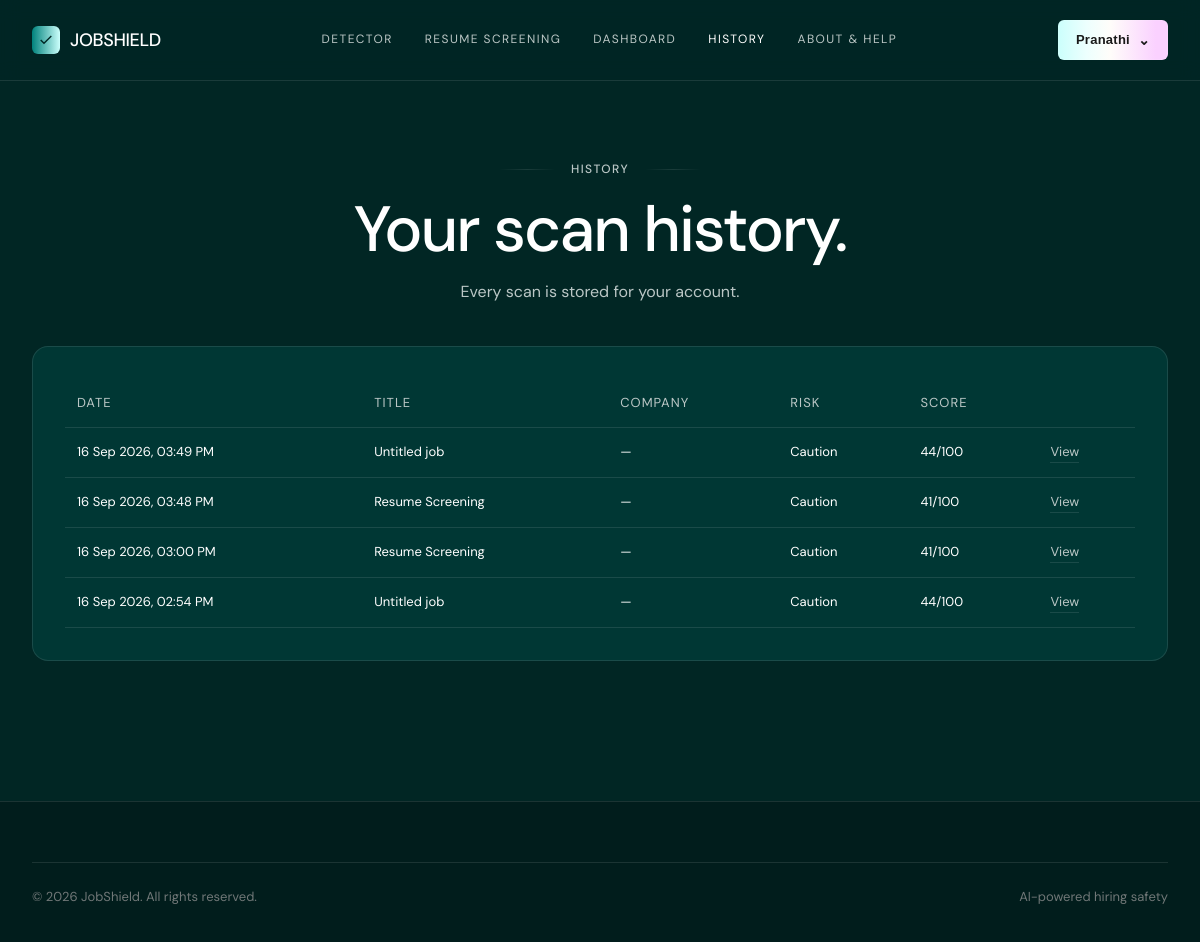
Screenshot of /history (signed in) with the database file from the repository.
### models.py (models this page shows, shortened)
class User(UserMixin, db.Model):
    __tablename__ = "users"
    id = db.Column(db.Integer, primary_key=True)
    email = db.Column(db.String(255), unique=True, nullable=False, index=True)
    username = db.Column(db.String(80), unique=True, nullable=True, index=True)
    password_hash = db.Column(db.String(255), nullable=True)
    google_id = db.Column(db.String(255), unique=True, nullable=True, index=True)
    needs_username = db.Column(db.Boolean, default=False, nullable=False)
    is_admin = db.Column(db.Boolean, default=False, nullable=False)
    created_at = db.Column(db.DateTime, default=datetime.utcnow, nullable=False)
    scans = db.relationship(
        "Scan",
        backref="user",
        lazy=True,
        cascade="all, delete-orphan"
    )
    profile = db.relationship(
        "UserProfile",
        backref="user",
        uselist=False,
        lazy=True,
        cascade="all, delete-orphan"
    )

class Scan(db.Model):
    __tablename__ = "scans"
    id = db.Column(db.Integer, primary_key=True)
    user_id = db.Column(
        db.Integer,
        db.ForeignKey("users.id"),
        nullable=False,
        index=True
    )
    created_at = db.Column(
        db.DateTime,
        default=datetime.utcnow,
        nullable=False,
        index=True
    )
    job_title = db.Column(
        db.String(255),
        nullable=False,
        default="Untitled job"
    )
    company_name = db.Column(
        db.String(255),
        nullable=True
    )
    score = db.Column(
        db.Integer,
        nullable=False,
        default=0
    )
    risk = db.Column(
        db.String(50),
        nullable=False,
        default="Caution"
    )
    result_json = db.Column(
        db.Text,
        nullable=False
    )

### app.py (the view)
@app.route("/history")
@login_required
def history():
    scans = (
        Scan.query
        .filter_by(user_id=current_user.id)
        .order_by(Scan.created_at.desc())
        .all()
    )
    return render_template(
        "history.html",
        title="History",
        active="history",
        history=scans,
    )

### models.py (called while the page is built)
@login_manager.user_loader
def load_user(user_id):
    try:
        return db.session.get(User, int(user_id))
    except (TypeError, ValueError):
        return None

### templates/history.html (shortened to what this page needs)
{% extends 'base.html' %}
{% block content %}
<main class="page">
  <div class="wrap">
    <div class="page-head">
      <div class="eyebrow">History</div>
      <h1>Your scan history.</h1>
      <p>Every scan is stored for your account.</p>
    </div>
    {% if selected_scan %}
    <div class="history-result-card">
      <div class="result-card-top">
        <div>
          <div class="eyebrow">Saved Result</div>
          <h2>
            {{ selected_scan.job_title }}
          </h2>
          {% if selected_scan.company_name %}
            <p class="result-company">
              {{ selected_scan.company_name }}
            </p>
          {% else %}
            <p class="result-company">
              Company not provided
            </p>
          {% endif %}
        </div>
        <a class="back-link" href="/history">
          ← Back
        </a>
      </div>
      <div class="score-card">
        <div class="score-header">
          <div>
            <span class="score-label">Safety Score</span>
            <div class="score-value">
              {{ selected_scan.score }}
              <span>/100</span>
            </div>
          </div>
          <div class="risk-badge risk-{{ selected_scan.risk|lower }}">
            {{ selected_scan.risk }}
          </div>
        </div>
        <div class="progress-section">
          <div class="progress-labels">
            <span>Risk / Safety level</span>
            <span>{{ selected_scan.score }}%</span>
          </div>
          <div class="progress-track">
            <div
              class="progress-fill"
              style="width: {{ [selected_scan.score, 100]|min }}%;"
            ></div>
          </div>
        </div>
      </div>
      {% if selected_result %}
      <div class="details-card">
        {% set actual_result = selected_result.get('result', selected_result) %}
        {% if actual_result.get('summary') %}
        <div class="detail-section">
          <h3>Summary</h3>
          <p>{{ actual_result.get('summary') }}</p>
        </div>
        {% endif %}
        {% if actual_result.get('checks') %}
        <div class="detail-section">
          <h3>Checks</h3>
          <div class="detail-list">
            {% for check in actual_result.get('checks', []) %}
              <div class="detail-item">
                {{ check }}
              </div>
            {% endfor %}
          </div>
        </div>
        {% endif %}
        {% if actual_result.get('suspicious_signals') %}
        <div class="detail-section">
          <h3>Suspicious Signals</h3>
          <div class="detail-list">
            {% for signal in actual_result.get('suspicious_signals', []) %}
              <div class="detail-item">
                {{ signal }}
              </div>
            {% endfor %}
          </div>
        </div>
        {% endif %}
        {% if actual_result.get('safe_signals') %}
        <div class="detail-section">
          <h3>Safe Signals</h3>
          <div class="detail-list">
            {% for signal in actual_result.get('safe_signals', []) %}
              <div class="detail-item">
                {{ signal }}
              </div>
            {% endfor %}
          </div>
        </div>
        {% endif %}
        {% if actual_result.get('evidence') %}
        <div class="detail-section">
          <h3>Evidence</h3>
          <p>{{ actual_result.get('evidence') }}</p>
        </div>
        {% endif %}
        {% if actual_result.get('next_steps') %}
        <div class="detail-section">
          <h3>Next Steps</h3>
          <div class="detail-list">
            {% for step in actual_result.get('next_steps', []) %}
              <div class="detail-item">
                {{ step }}
              </div>
            {% endfor %}
          </div>
        </div>
        {% endif %}
        {% if actual_result.get('relevancy_score') is not none %}
        <div class="detail-section">
          <h3>Resume Relevancy</h3>
          <div class="resume-score-row">
            <strong>
              {{ actual_result.get('relevancy_score') }}%
            </strong>
            <span>
              {{ actual_result.get('keyword_total', 0) }}
              keywords analyzed
            </span>
          </div>
          <div class="progress-track resume-progress">
            <div
              class="progress-fill"
              style="width: {{ [actual_result.get('relevancy_score', 0), 100]|min }}%;"
            ></div>
          </div>
        </div>
        {% endif %}
        {% if actual_result.get('matched_keywords') %}
        <div class="detail-section">
          <h3>Matched Keywords</h3>
          <div class="keyword-list">
            {% for keyword in actual_result.get('matched_keywords', []) %}
              <span class="keyword">{{ keyword }}</span>
            {% endfor %}
          </div>
        </div>
        {% endif %}
        {% if actual_result.get('missing_keywords') %}
        <div class="detail-section">
          <h3>Missing Keywords</h3>
          <div class="keyword-list">
            {% for keyword in actual_result.get('missing_keywords', []) %}
              <span class="keyword missing">{{ keyword }}</span>
            {% endfor %}
          </div>
        </div>
        {% endif %}
      </div>
      {% endif %}
    </div>
    {% else %}
    <div class="panel">
      {% if history %}
      <table class="history-table">
        <thead>
          <tr>
            <th>Date</th>
            <th>Title</th>
            <th>Company</th>
            <th>Risk</th>
            <th>Score</th>
            <th></th>
          </tr>
        </thead>
        <tbody>
          {% for x in history %}
          <tr>
            <td>
              {{ x.created_at.strftime('%d %b %Y, %I:%M %p') }}
            </td>
            <td>
              {{ x.job_title }}
            </td>
            <td>
              {{ x.company_name or '—' }}
            </td>
            <td>
              {{ x.risk }}
            </td>
            <td>
              {{ x.score }}/100
            </td>
            <td>
              <a
                class="btn-ghost"
                href="{{ url_for('history_detail', scan_id=x.id) }}"
              >
                View
              </a>
            </td>
          </tr>
          {% endfor %}
        </tbody>
      </table>
      {% else %}
      <div class="notice">
        No scans yet. Run your first check from Detector or Resume Screening.
      </div>
      {% endif %}
    </div>
    {% endif %}
  </div>
</main>
{% endblock %}

### templates/base.html (shortened to what this page needs)
<!doctype html>
<html lang="en">
<head>
  <link rel="stylesheet" href="{{ url_for('static', filename='css/style.css') }}">
</head>
<body>
<header class="nav">
  <div class="wrap">
    <a href="/" class="logo"><span class="mark"><svg viewBox="0 0 24 24" fill="none" stroke="#012624" stroke-width="2"><path d="M4 12l5 5L20 6"/></svg></span>JOBSHIELD</a>
    <nav class="links">
      <a href="/detector" class="{{ 'active' if active=='detector' else '' }}">Detector</a>
      <a href="/resume-screening" class="{{ 'active' if active=='resume' else '' }}">Resume Screening</a>
      <a href="/dashboard" class="{{ 'active' if active=='dashboard' else '' }}">Dashboard</a>
      <a href="/history" class="{{ 'active' if active=='history' else '' }}">History</a>
      <a href="/about-help" class="{{ 'active' if active=='help' else '' }}">About &amp; Help</a>
    </nav>
    {% if current_user.is_authenticated %}
      <div class="account-menu">
        <button type="button" class="btn btn-nav account-trigger" aria-expanded="false" aria-haspopup="true">
          {{ current_user.username or 'Account' }} <span class="account-chevron">⌄</span>
        </button>
      </div>
    {% else %}
      <a href="{{ url_for('auth.login') }}" class="btn btn-nav btn-nav-gradient">Get Started</a>
    {% endif %}
  </div>
</header>
{% block content %}{% endblock %}
<footer><div class="wrap"><div class="footer-bottom"><span>© 2026 JobShield. All rights reserved.</span><span>AI-powered hiring safety</span></div></div></footer>
</body>
</html>

### static/css/style.css (style rules this page uses)
:root { --liquid-abyss:#012624; --liquid-deep:#011d1c; --liquid-kelp:#003734; --liquid-mist:#edfffe; --platinum:#ffffff; --silver-mist:#bbc7c6; --ash:#f2f2f2; --slate-deep:#707777; --lavender:#fde9ff; --gradient-aurora:linear-gradient(90deg,rgb(203,255,252) 0%,rgb(237,255,254) 26.25%,rgb(255,253,250) 47.57%,rgb(250,209,255) 88.96%); --gradient-bio:linear-gradient(90deg,rgb(0,130,124) 0%,rgb(203,255,252) 100%); --hairline:rgba(255,255,255,.1); --font-display:'DM Sans',ui-sans-serif,system-ui,-apple-system,sans-serif; --font-ui:Arial,ui-sans-serif,system-ui,sans-serif; }
* { box-sizing:border-box;margin:0;padding:0 }
html { scroll-behavior:smooth }
body { background:var(--liquid-abyss); color:var(--platinum); font-family:var(--font-display); line-height:1.45; -webkit-font-smoothing:antialiased }
a { color:inherit;text-decoration:none }
button,input,textarea,select { font:inherit }
.wrap { max-width:1200px; margin:0 auto; padding:0 32px }
header.nav { position:sticky; top:0; z-index:50; background:rgba(1,38,36,.72); backdrop-filter:blur(10px); -webkit-backdrop-filter:blur(10px); border-bottom:1px solid var(--hairline) }
header.nav .wrap { height:80px; display:flex; align-items:center; justify-content:space-between }
.logo { display:flex; align-items:center; gap:10px; font-weight:500; font-size:18px; letter-spacing:-.02em }
.logo .mark { width:28px; height:28px; border-radius:6px; background:var(--gradient-bio); display:flex; align-items:center; justify-content:center }
.logo .mark svg { width:16px; height:16px }
nav.links { display:flex; align-items:center; gap:32px }
nav.links a { font-weight:400; font-size:12px; letter-spacing:.12em; text-transform:uppercase; color:var(--silver-mist); transition:color .15s ease }
nav.links a:hover, nav.links a.active { color:var(--platinum) }
.btn { font-family:var(--font-ui); font-size:14px; letter-spacing:.02em; display:inline-flex; align-items:center; justify-content:center; gap:8px; cursor:pointer; border:none; white-space:nowrap }
.btn-nav { background:var(--liquid-kelp); color:var(--platinum); padding:10px 18px; border-radius:6px; font-size:13px; border:1px solid var(--hairline) }
.btn-ghost { background:transparent; color:var(--silver-mist); padding:0; font-size:13px; border-bottom:1px solid var(--hairline); padding-bottom:2px }
.page { padding:80px 0 100px; min-height:calc(100vh - 80px) }
.page-head { max-width:760px; margin:0 auto 42px; text-align:center }
.eyebrow { display:flex; align-items:center; justify-content:center; gap:16px; font-weight:500; font-size:12px; letter-spacing:.12em; text-transform:uppercase; color:var(--silver-mist); margin-bottom:20px }
.eyebrow:before, .eyebrow:after { content:""; height:1px; width:56px; background:linear-gradient( 90deg, transparent, var(--hairline), transparent ) }
.page-head h1 { font-size:clamp(40px,6vw,64px); font-weight:500; letter-spacing:-.03em; line-height:1; margin-bottom:18px }
.page-head p { color:var(--silver-mist); font-size:16px }
.panel { background:var(--liquid-kelp); border:1px solid var(--hairline); border-radius:16px; padding:32px }
.history-table { width:100%; border-collapse:collapse }
.history-table th, .history-table td { text-align:left; padding:15px 12px; border-bottom:1px solid var(--hairline); font-size:13px }
.history-table th { color:var(--silver-mist); font-weight:400; text-transform:uppercase; letter-spacing:.08em }
footer { background:var(--liquid-deep); padding:60px 0 35px; margin-top:0; border-top:1px solid var(--hairline) }
.footer-bottom { display:flex; justify-content:space-between; align-items:center; border-top:1px solid var(--hairline); padding-top:25px; font-size:13px; color:var(--slate-deep) }
.account-menu { position:relative }
.account-trigger { background:var(--gradient-aurora); color:#1a1a1a; font-weight:600; border:0; min-height:40px; box-shadow:0 0 0 1px rgba(255,255,255,.08) inset }
.account-chevron { font-size:14px; line-height:1; transition:transform .15s ease }

### rows the page displays
User: username "Pranathi"
Scan: created_at "16 Sep 2026, 03:49 PM", job_title "Untitled job", company_name "—", risk "Caution", score "44"
Scan: created_at "16 Sep 2026, 03:48 PM", job_title "Resume Screening", company_name "—", risk "Caution", score "41"
Scan: created_at "16 Sep 2026, 03:00 PM", job_title "Resume Screening", company_name "—", risk "Caution", score "41"
Scan: created_at "16 Sep 2026, 02:54 PM", job_title "Untitled job", company_name "—", risk "Caution", score "44"
